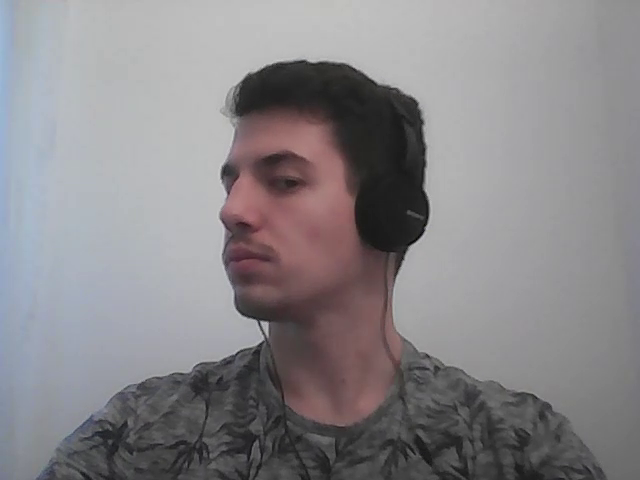
#> input picture frame 30 of video.mp4, 640 x 480 px
$ python arcdetekcio.py
#> lines starting #> are read from the running program, lines starting #| are printed output that depends on the picture
import cv2

#Betöltjük a Haar cascade filet, hogy az arcokat tudja a python érzékelni
face_cascade = cv2.CascadeClassifier('haarcascade_frontalface_default.xml')

#Inicializáljuk a videót captureló objectet
cap = cv2.VideoCapture('video.mp4')

# Változók, amiben számolni fogjuk a max framet, az arcokat felismert frameket, és a %-ot majd a harmadikban számoljuk ki
num_frames = 0
num_faces = 0
num_percent = 0

# Keep looping until the user hits the 'q' key
#Loopolunk addig, amig "Q"-t nem nyomunk, vagy amíg nem találjuk meg az utolsó képkockát

while True:
    #beolvassuk a következő képkockát a videóból
    ret, frame = cap.read()
#> frame is the input picture: shape (480, 640, 3); mean B, G, R 136.2, 133.4, 136.1
    #amíg megy a videó, addig a framek is növekednek
    num_frames += 1
    #konvertáljuk a framet grayscaleba
    gray = cv2.cvtColor(frame, cv2.COLOR_BGR2GRAY)
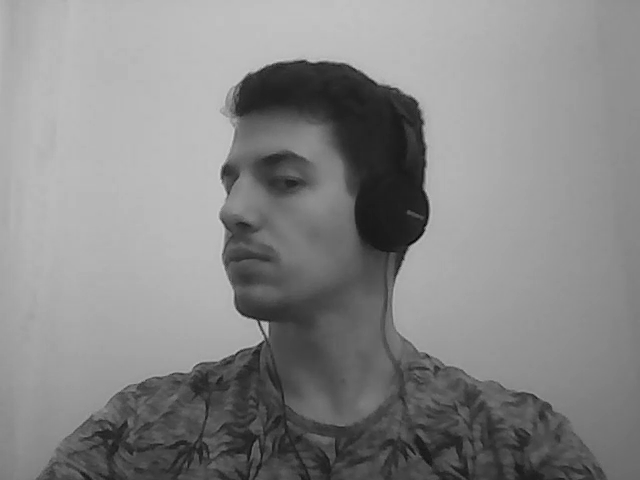
#> gray: shape (480, 640); min 0, max 202, mean 134.6
    #Érzékeljuk az arcota jelenegi frameban
    faces = face_cascade.detectMultiScale(gray, 1.3, 5)
#> faces = ()
    #Kék négyzet az arc körül, és növeljük a cikluson belül az arc számát
    for (x, y, w, h) in faces:
        cv2.rectangle(frame, (x, y), (x+w, y+h), (255, 0, 0), 2)
        num_faces += 1
#> this loop made 0 passes
#> after the loop, num_faces = 0

    # Megmutatjuk az usernak a videót
    cv2.imshow('video', frame)
    # Kiszámoljuk %-ban a jelenlegi értéket
    num_percent = (1-(num_faces/num_frames))*100
#> num_percent = 100
    #Ellenőrizzük, hogy megnyomtuk-e a "q"-t
    if cv2.waitKey(1) & 0xFF == ord('q'):
#> (key q is pressed here)
        break
    #Ha nincs következő frame, akkor brake
    if not ret:
        break

    #Mindig frissen kiírjuk, hogy hány %-a a videóna a felismert arc
    print(f'{num_percent:.2f}%-ban volt arc a videóban.')

#Felszabadítjuk a videós objectumot
cap.release()

$ run again, starting later in the video
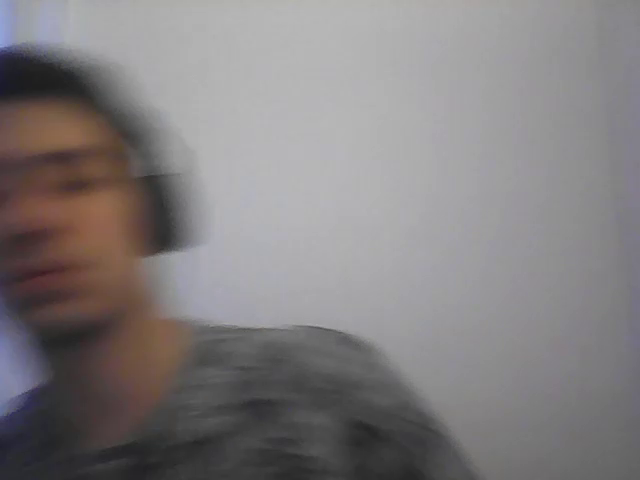
#> input picture frame 135 of video.mp4, 640 x 480 px
#> frame is the input picture: shape (480, 640, 3); mean B, G, R 126.8, 125.9, 129.9
#> `gray = cv2.cvtColor(frame, cv2.COLOR_BGR2GRAY)`:
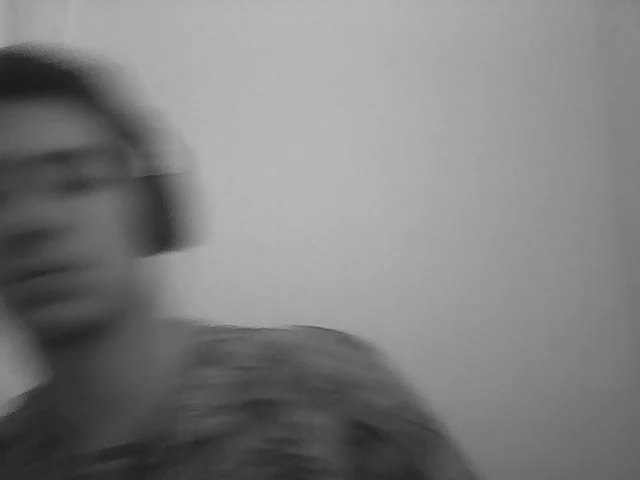
#> gray: shape (480, 640); min 28, max 183, mean 127.3
#> faces = ()
#> after the loop `for (x, y, w, h) in faces:`: num_faces = 0
#> num_percent = 100

$ run again, starting later in the video
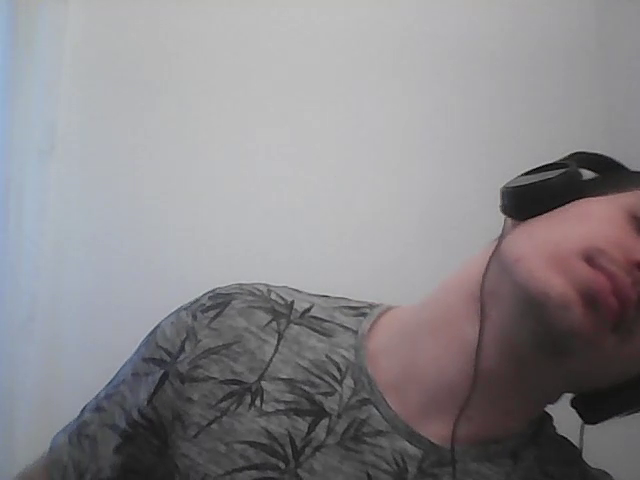
#> input picture frame 241 of video.mp4, 640 x 480 px
#> frame is the input picture: shape (480, 640, 3); mean B, G, R 139.3, 136, 138.3
#> `gray = cv2.cvtColor(frame, cv2.COLOR_BGR2GRAY)`:
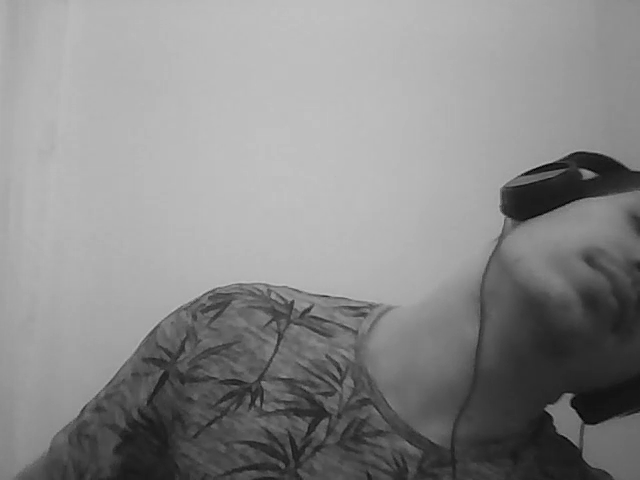
#> gray: shape (480, 640); min 1, max 193, mean 137.1
#> faces = ()
#> after the loop `for (x, y, w, h) in faces:`: num_faces = 0
#> num_percent = 100
